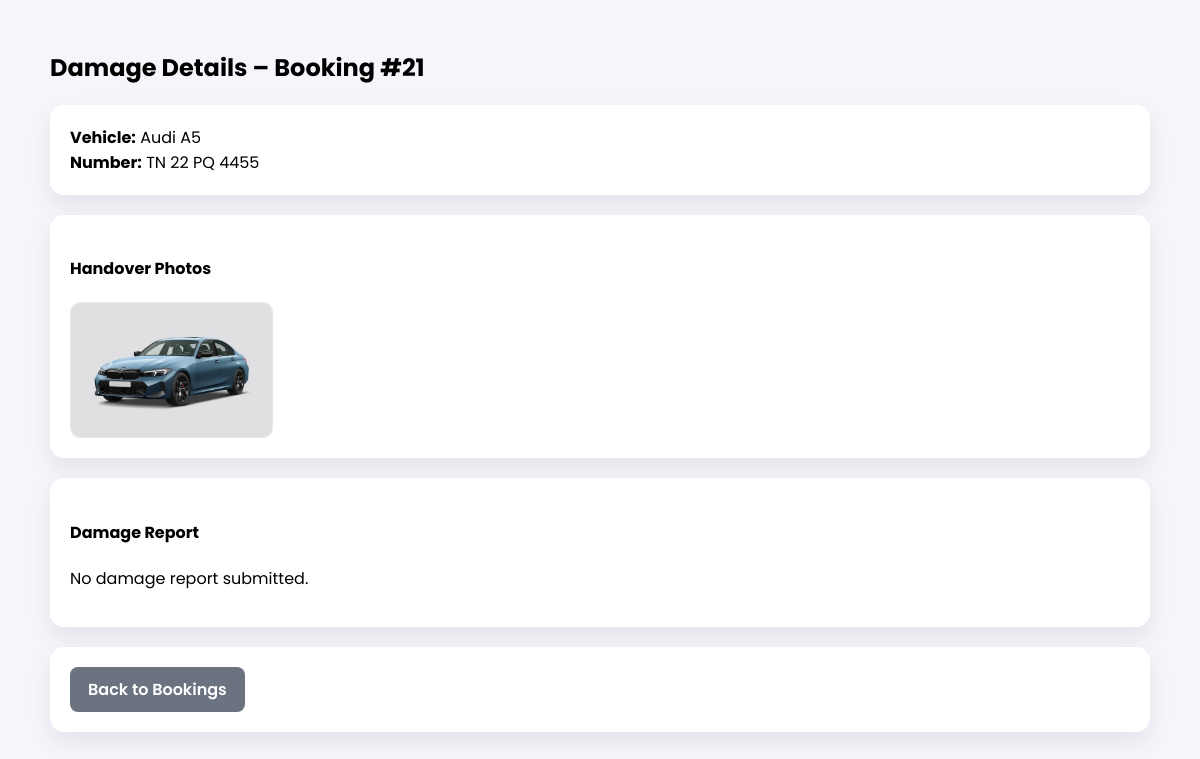
The page /admin_damage/21/ (signed in) on the database as committed earlier.
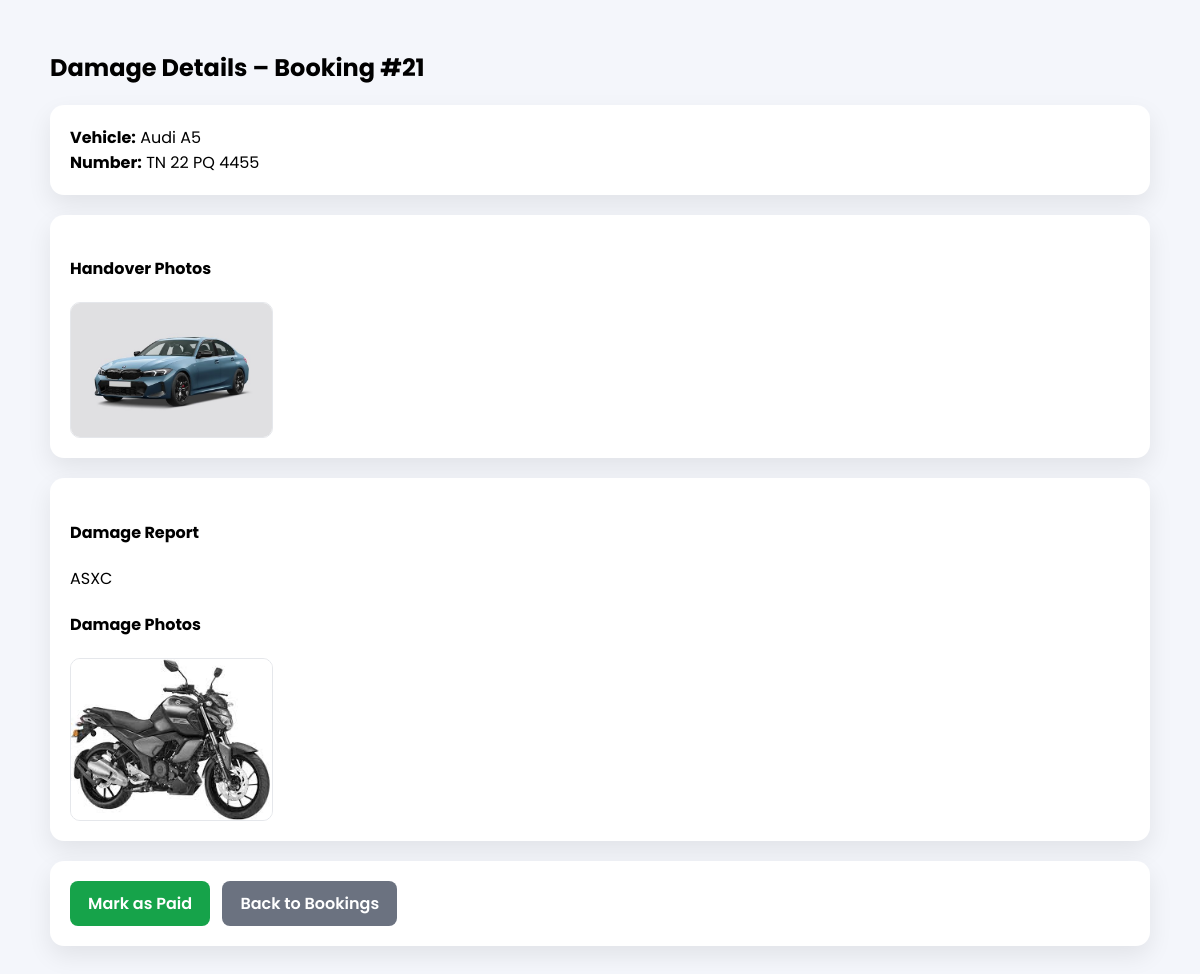
The same page on the database as committed later.
### wheelzy_app/models.py (models this page shows, shortened)
class VehicleHandoverPhoto(models.Model):
    owner = models.ForeignKey(
        User,
        on_delete=models.CASCADE,
        related_name="handover_photos",
        null=True,
        blank=True
    )
    booking = models.ForeignKey(
        Booking,
        on_delete=models.CASCADE,
        related_name="handover_photos",
        blank=True,
        null=True
    )
    image = models.ImageField(upload_to="handover_photos/")
    created_at = models.DateTimeField(auto_now_add=True)

class DamageReport(models.Model):
    booking = models.OneToOneField( Booking,on_delete=models.CASCADE,related_name="damage_report")
    vehicle = models.ForeignKey(Vehicle,on_delete=models.CASCADE,related_name="damage_reports",null=True,blank=True)
    reported_by = models.ForeignKey(User,on_delete=models.CASCADE,related_name="reported_damages")
    description = models.TextField()
    extra_charge = models.DecimalField(max_digits=8,decimal_places=2,default=0)
    is_paid = models.BooleanField(default=False)
    created_at = models.DateTimeField(auto_now_add=True)

class DamagePhoto(models.Model):
    report = models.ForeignKey(
        DamageReport,
        on_delete=models.CASCADE,
        related_name="photos"
    )
    image = models.ImageField(upload_to="damage_photos/")

### wheelzy_app/views.py (the view)
# urls.py: path("admin_damage/<int:booking_id>/",views.admin_damage_details,name="admin_damage_details"),
@login_required
def admin_damage_details(request, booking_id):
    booking = get_object_or_404(Booking, id=booking_id)
    damage_report = getattr(booking, "damage_report", None)
    handover_photos = VehicleHandoverPhoto.objects.filter(
        booking=booking
    )
    damage_photos = []
    if damage_report:
        damage_photos = DamagePhoto.objects.filter(
            report=damage_report
        )
    return render(
        request,
        "admin_damage_details.html",
        {
            "booking": booking,
            "damage_report": damage_report,
            "handover_photos": handover_photos,
            "damage_photos": damage_photos,
        }
    )

### wheelzy_app/templates/admin_damage_details.html (shortened to what this page needs)
<!DOCTYPE html>
<html lang="en">
<head>
</head>
<body>
<div class="container">
    <h2>Damage Details – Booking #{{ booking.id }}</h2>
    <div class="section">
        <strong>Vehicle:</strong> {{ booking.vehicle.vehicle_name }}<br>
        <strong>Number:</strong> {{ booking.vehicle.number_plate }}
    </div>
    <div class="section">
        <h4>Handover Photos</h4>
        {% if handover_photos %}
            <div class="photos">
                {% for photo in handover_photos %}
                    <img src="{{ photo.image.url }}" alt="Handover Photo">
                {% endfor %}
            </div>
        {% else %}
            <p>No handover photos uploaded.</p>
        {% endif %}
    </div>
    <div class="section">
        <h4>Damage Report</h4>
        {% if damage_report %}
            <p>{{ damage_report.description }}</p>
            <h4>Damage Photos</h4>
           {% if damage_report and damage_report.photos.exists %}
                <div class="photos">
                    {% for photo in damage_report.photos.all %}
                        <img src="{{ photo.image.url }}" alt="Damage Photo">
                    {% endfor %}
                </div>
            {% else %}
                <p>No damage photos uploaded.</p>
            {% endif %}
        {% else %}
            <p>No damage report submitted.</p>
        {% endif %}
    </div>
    <div class="section">
        {% if damage_report and not damage_report.is_paid %}
            <a href="{% url 'mark_damage_paid' damage_report.id %}"
               class="btn btn-success">
                Mark as Paid
            </a>
        {% endif %}
        <a href="{% url 'admin_bookings' %}" class="btn btn-secondary">
            Back to Bookings
        </a>
    </div>
</div>
</body>
</html>

Rows that differ between the two databases and show on the page:
added DamageReport: description "ASXC"
added DamagePhoto: image (picture)
Other text that changed with them:
text no longer shown: "No damage report submitted."
text now shown: "Damage Photos Mark as Paid"
